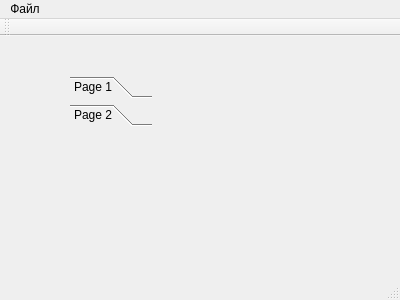
<?xml version="1.0" encoding="UTF-8"?>
<ui version="4.0">
 <class>MainWindow</class>
 <widget class="QMainWindow" name="MainWindow">
  <property name="geometry">
   <rect>
    <x>0</x>
    <y>0</y>
    <width>400</width>
    <height>300</height>
   </rect>
  </property>
  <property name="windowTitle">
   <string>MainWindow</string>
  </property>
  <widget class="QWidget" name="centralWidget">
   <widget class="QToolBox" name="toolBox">
    <property name="geometry">
     <rect>
      <x>70</x>
      <y>40</y>
      <width>82</width>
      <height>136</height>
     </rect>
    </property>
    <property name="currentIndex">
     <number>1</number>
    </property>
    <widget class="QWidget" name="page">
     <property name="geometry">
      <rect>
       <x>0</x>
       <y>0</y>
       <width>72</width>
       <height>72</height>
      </rect>
     </property>
     <attribute name="label">
      <string>Page 1</string>
     </attribute>
    </widget>
    <widget class="QWidget" name="page_2">
     <property name="geometry">
      <rect>
       <x>0</x>
       <y>0</y>
       <width>72</width>
       <height>72</height>
      </rect>
     </property>
     <attribute name="label">
      <string>Page 2</string>
     </attribute>
    </widget>
   </widget>
  </widget>
  <widget class="QMenuBar" name="menuBar">
   <property name="geometry">
    <rect>
     <x>0</x>
     <y>0</y>
     <width>400</width>
     <height>21</height>
    </rect>
   </property>
   <widget class="QMenu" name="menu">
    <property name="title">
     <string>Файл</string>
    </property>
    <addaction name="loadAction"/>
    <addaction name="exitAction"/>
   </widget>
   <addaction name="menu"/>
  </widget>
  <widget class="QToolBar" name="mainToolBar">
   <attribute name="toolBarArea">
    <enum>TopToolBarArea</enum>
   </attribute>
   <attribute name="toolBarBreak">
    <bool>false</bool>
   </attribute>
  </widget>
  <widget class="QStatusBar" name="statusBar"/>
  <action name="loadAction">
   <property name="text">
    <string>Загрузить</string>
   </property>
   <property name="toolTip">
    <string>Загрузить файл содержащий сигналы </string>
   </property>
   <property name="shortcut">
    <string>Ctrl+O</string>
   </property>
  </action>
  <action name="exitAction">
   <property name="text">
    <string>Выход</string>
   </property>
   <property name="shortcut">
    <string>Ctrl+Q</string>
   </property>
  </action>
 </widget>
 <layoutdefault spacing="6" margin="11"/>
 <resources/>
 <connections/>
</ui>
